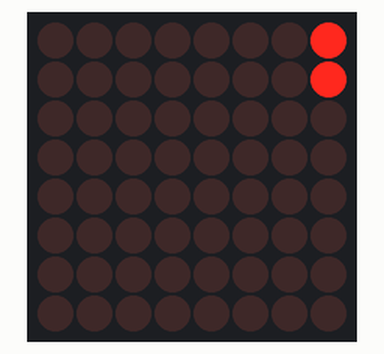
Simulated run of this sketch. Board: ESP8266 (NodeMCU). Shown: 8×8 LED matrix. WiFi joins after 1.5 s; servers stay silent unless stated; network time is answered at once with the bench clock; uploads are accepted with an empty reply; the local clock reads 2024-03-15 10:24:30 at power-on unless the sketch sets it; what the sketch prints to the serial monitor is not drawn.

Above: at 2.08 s.
At 2.98 s:
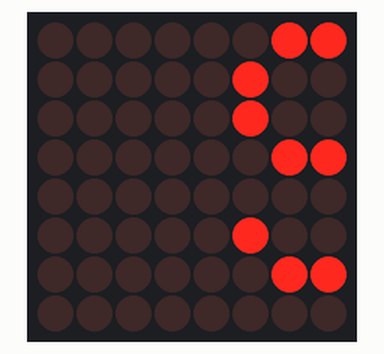
At 3.89 s:
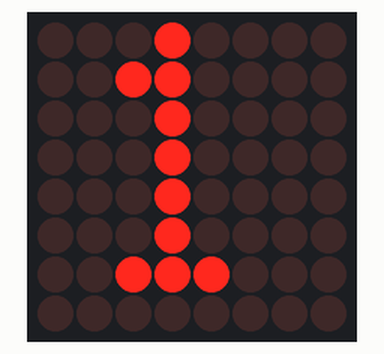
At 4.79 s:
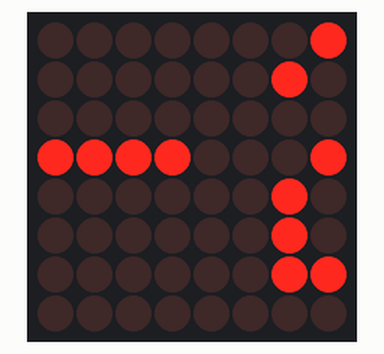
At 5.7 s:
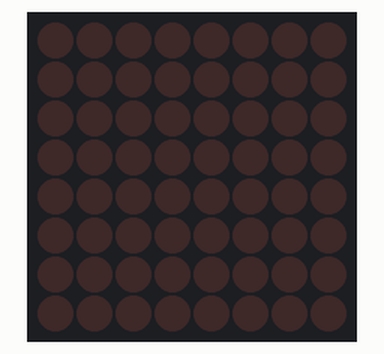

Measured:
- by itself, everything shown: repeats every 4.5 s, in 14 steps
- what the display in image 4 shows lasts 0.8 s, from 5.6 s to 6.4 s

The sketch:

clokcled1.ino
```cpp
#include <NTPClient.h>
#include <ESP8266WiFi.h>
#include <WiFiUdp.h>
#include <SPI.h>
#include <WiFiManager.h>
#include <Adafruit_GFX.h>
#include <Max72xxPanel.h>
#include <WiFiUdp.h>
#include <Arduino_JSON.h>
#include <ESP8266HTTPClient.h>
#include "time.h"


String httpGETRequest(String serverName) {
  HTTPClient http;

  // Your IP address with path or Domain name with URL path
  http.begin(serverName);

  // Send HTTP POST request
  int httpResponseCode = http.GET();

  String payload = "{}";

  if (httpResponseCode>0) {
    Serial.print("HTTP Response code: ");
    Serial.println(httpResponseCode);
    payload = http.getString();
  }
  else {
    Serial.print("Error code: ");
    Serial.println(httpResponseCode);
  }
  // Free resources
  http.end();

  return payload;
}

String weekDays[7]={"Chu Nhat", "Thu Hai", "Thu Ba", "Thu Tu", "Thu Nam", "Thu Sau", "Thu Bay"};

// LED pin  --> ESP
// DIN      --> D7
// CS       --> D6
// CLK      --> D5
#define pinCS             D6

String new1 = "https://api.thingspeak.com/apps/thinghttp/send_request?api_key=CFVHA6VGN9EI0VO7";
String new2 = "https://api.thingspeak.com/apps/thinghttp/send_request?api_key=4EX6UMGXBPFFFXJL";
String getnew1;
String getnew2;


//String date;
String weatherString;

int refresh = 0;

int HorizontalDisplays = 1;  // Số Lượng Led Matrix Ngang
int VerticalDisplays = 1;    // Số Lượng Led Matrix dọc

Max72xxPanel matrix = Max72xxPanel(pinCS, HorizontalDisplays, VerticalDisplays);

int wait = 30;          // tốc độ chạy, càng lớn càng chạy chậm
int spacer = 2;
int width = 5 + spacer; // Khoảng cách ký tự có thể điều chỉnh

//WiFiClient client;


WiFiUDP ntpUDP;

// By default 'pool.ntp.org' is used with 60 seconds update interval and
// no offset
NTPClient timeClient(ntpUDP, "3.asia.pool.ntp.org", 7*3600, 60000);

// You can specify the time server pool and the offset, (in seconds)
// additionaly you can specify the update interval (in milliseconds).
// NTPClient timeClient(ntpUDP, "europe.pool.ntp.org", 3600, 60000);

void setup()
{
  WiFi.mode(WIFI_STA);
  Serial.begin(115200);

  matrix.setIntensity(5); // điều chỉnh độ sáng 0-15

  // Tọa Độ Led Matrix bắt đầu 8 * 8
  matrix.setRotation(0, 1);        // 1
  matrix.setRotation(1, 1);        // 2
  matrix.setRotation(2, 1);        // 3
  matrix.setRotation(3, 1);
  WiFiManager wm;
  bool res;
    // res = wm.autoConnect(); // auto generated AP name from chipid
    // res = wm.autoConnect("AutoConnectAP"); // anonymous ap
  res = wm.autoConnect("MatrixClock01","trongtan2104"); // password protected ap

  if(!res) {
        Serial.println("Failed to connect");
        // ESP.restart();
    }
  else {
        //if you get here you have connected to the WiFi
        Serial.println("connected...yeey :)");
    }
  timeClient.begin();
}

void loop()
{
  timeClient.update();
  getnew1= httpGETRequest(new1);
  getnew2= httpGETRequest(new2);
  unsigned long epochTime = timeClient.getEpochTime();
  struct tm *ptm = gmtime ((time_t *)&epochTime);
  int monthDay = ptm->tm_mday;
  int currentMonth = ptm->tm_mon+1;
  int currentYear = ptm->tm_year+1900;
  String currentDate = String(monthDay) + "-" + String(currentMonth) + "-" + String(currentYear);

  weatherString=weekDays[timeClient.getDay()];
  DisplayTime();
  ScrollText(weatherString);
  ScrollText(currentDate);
  ScrollText(getnew1);
  ScrollText(getnew2);
  delay(100);
}


// =======================================================================
void DisplayTime()
{
  timeClient.update();
  matrix.fillScreen(LOW);
  int y = (matrix.height() - 8) / 2;

  matrix.drawChar(14, y, (String(":"))[0], HIGH, LOW,1);

  String hour1 = String (timeClient.getHours() / 10);
  String hour2 = String (timeClient.getHours() % 10);
  String min1 = String (timeClient.getMinutes() / 10);
  String min2 = String (timeClient.getMinutes() % 10);
  int xh = 2;
  int xm = 19;

  matrix.drawChar(xh, y, hour1[0], HIGH, LOW, 1);
  matrix.drawChar(xh + 7, y, hour2[0], HIGH, LOW, 1);
  matrix.drawChar(xm, y, min1[0], HIGH, LOW, 1);
  matrix.drawChar(xm + 7, y, min2[0], HIGH, LOW, 1);

  matrix.write();
}
// =======================================================================
void ScrollText (String text)
{
  for ( int i = 0 ; i < width * text.length() + matrix.width() - 1 - spacer; i++ )
  {
    if (refresh == 1)
      i = 0;

    refresh = 0;
    matrix.fillScreen(LOW);
    int letter = i / width;
    int x = (matrix.width() - 1) - i % width;
    int y = (matrix.height() - 8) / 2;

    while ( x + width - spacer >= 0 && letter >= 0 )
    {
      if ( letter < text.length() )
      {
        matrix.drawChar(x, y, text[letter], HIGH, LOW, 1);
      }
      letter--;
      x -= width;
    }
    matrix.write();
    delay(wait);
  }
}
```
